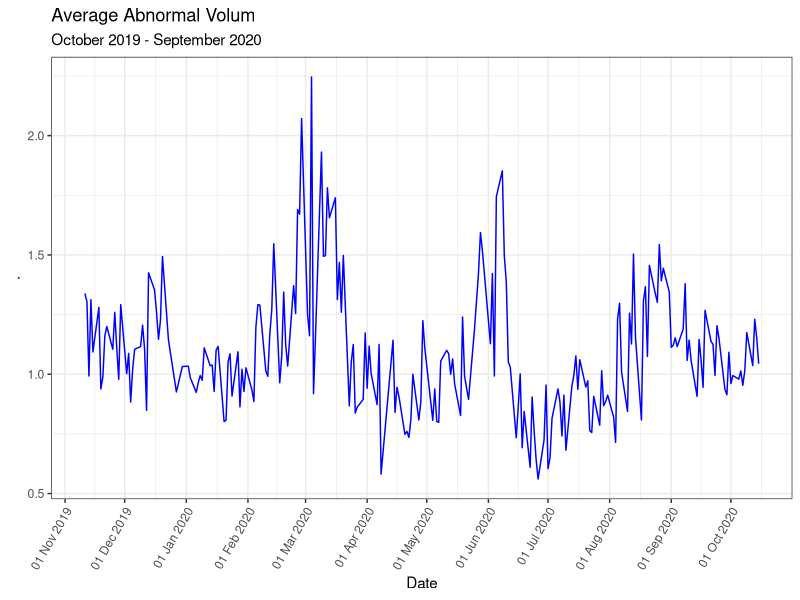
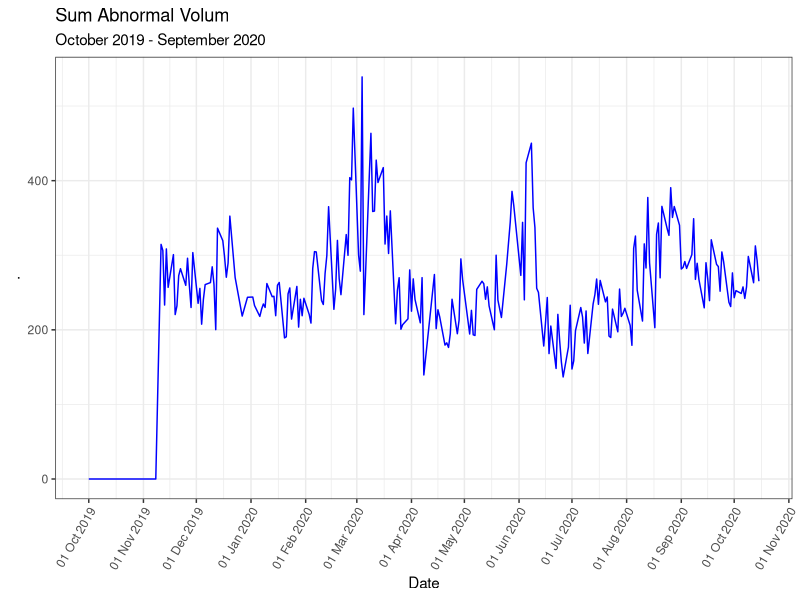

Write R code to recreate these figures, in order. (Note: this script raises an error after producing the figures.)
# Libraries
library(readxl)
library(tidyverse)
library(zoo)

# Load and format data ----------------------------------------------------
stock_data <- read_excel("Stock_data/stock_final.xlsx") %>% as.data.frame()

# Fix problem with mismatching dates
stock_data <- 
  merge(stock_data[,-2], stock_data[,1:2], by=1:2, all.y = T) %>% 
  select(-EQY_SH_OUT)

colnames(stock_data)[2] <- "date"

stock_data$date <- as.Date(stock_data$date, format="%d.%m.%Y")

# Change structure of variables from character to numeric
stock_data[,3:7] <- sapply(stock_data[,3:7],as.numeric)

# Change NA to 0 in volume
stock_data$PX_VOLUME[is.na(stock_data$PX_VOLUME)] <- 0

# Change NA's in PX_LAST to last value of PX_LAST
for (i in unique(stock_data$Security)) {
  stock_data$PX_LAST[stock_data$Security == i] <- na.locf(stock_data$PX_LAST[stock_data$Security == i], na.rm = FALSE)
}


# Same fix for PX_OPEN
for (i in unique(stock_data$Security)) {
  x <- min(as.numeric(row.names(stock_data[stock_data$Security == i,]))) + 1
  z <- max(as.numeric(row.names(stock_data[stock_data$Security == i,])))
  
  for (j in x:z) {
    if (is.na(stock_data$PX_OPEN[j])) {
      stock_data$PX_OPEN[j] <- stock_data$PX_LAST[j-1]
    }
  }
}

# Remove unnecessary variables
rm(i, j, x, z)

# Calculate abnormal returns ----------------------------------------------

# Calculate return 
stock_data$daily_return <- (stock_data$PX_LAST-stock_data$PX_OPEN)/stock_data$PX_OPEN


# Calculate abnormal volume -----------------------------------------------
# Odeen method
for (i in unique(stock_data$Security)) {
  stock_data$AV_ODEEN[stock_data$Security == i] <- stock_data$PX_VOLUME[stock_data$Security == i]/(rollsumr(stock_data$PX_VOLUME[stock_data$Security == i], k = 30, fill = NA)/30)
}

# DellaVigna formula
for (i in unique(stock_data$Security)) {
  stock_data$AV_DV[stock_data$Security == i] <- log(((stock_data$PX_VOLUME[stock_data$Security == i] + lead(stock_data$PX_VOLUME[stock_data$Security == i]))/2)+1) - log(((rollsumr(stock_data$PX_VOLUME[stock_data$Security == i], k = 41, fill = NA)-rollsumr(stock_data$PX_VOLUME[stock_data$Security == i], k = 11, fill = NA))/30)+1)
}

# Average abnormal volume by day
AV_avg <- stock_data %>% 
  select(date, AV_ODEEN) %>% 
  group_by(date) %>% 
  summarise(av.mean = mean(AV_ODEEN, na.rm = T))

stock_data %>% 
  select(date, AV_ODEEN) %>% 
  group_by(date) %>% 
  summarise(av.mean = mean(AV_ODEEN, na.rm = T)) %>%
  na.omit %>% 
  
  ggplot(., aes(x = as.Date(date), y = av.mean)) +
  geom_line(color = "blue") +
  labs(title = "Average Abnormal Volum",
       subtitle = "October 2019 - September 2020",
       x = "Date", y = ".") +
  scale_x_date(date_labels = "%d %b %Y",date_breaks  ="1 month") +
  theme_bw() +
  theme(axis.text.x = element_text(angle = 60, hjust = 1))

# Total abnormal volume by day
stock_data %>% 
  select(date, AV_ODEEN) %>% 
  group_by(date) %>% 
  summarise(av.sum = sum(AV_ODEEN, na.rm = T)) %>%
  na.omit %>% 
  
  ggplot(., aes(x = as.Date(date), y = av.sum)) +
  geom_line(color = "blue") +
  labs(title = "Sum Abnormal Volum",
       subtitle = "October 2019 - September 2020",
       x = "Date", y = ".") +
  scale_x_date(date_labels = "%d %b %Y",date_breaks  ="1 month") +
  theme_bw() +
  theme(axis.text.x = element_text(angle = 60, hjust = 1))


# Data formating for regression -------------------------------------------
# Varaible for month & day
stock_data$month <- format(stock_data$date,"%B")
stock_data$day <- format(stock_data$date,"%A")

# Dummy variable for government announcments
stock_data$gov <- ifelse(stock_data$date %in% government_tv$date, 1, 0)

# Variable for amount of news
news_data_formatted <- news_data %>% 
  select(date, pageviews) %>% 
  mutate(nr_articles = n_distinct(date)) %>% 
  group_by(date) %>% 
  summarise(clicks.sum = sum(pageviews), articles.sum = n()) %>% 
  mutate(clicks_article = clicks.sum/articles.sum)

news_data_formatted$news <- cut(news_data_formatted$clicks_article,
                                quantile(news_data_formatted$clicks_article, c(0, .25, .50, .75, 1)),
                                labels = c("very low", "low", "high", "very high"),
                                include.lowest = TRUE)

# Create the variable in the main dataframe
stock_data$news <- news_data_formatted$news[match(stock_data$date, as.Date(news_data_formatted$date))]

# Variable for amount of corona news
news_data_formatted <- news_corona %>% 
  select(date, pageviews) %>% 
  mutate(nr_articles = n_distinct(date)) %>% 
  group_by(date) %>% 
  summarise(clicks.sum = sum(pageviews), articles.sum = n()) %>% 
  mutate(clicks_article = clicks.sum/articles.sum)

news_data_formatted$news <- cut(news_data_formatted$clicks_article,
                                quantile(news_data_formatted$clicks_article, c(0, .25, .50, .75, 1)),
                                labels = c("very low", "low", "high", "very high"),
                                include.lowest = TRUE)

# Create the variable in the main dataframe
stock_data$news_corona <- news_data_formatted$news[match(stock_data$date, as.Date(news_data_formatted$date))]

# Dummy variable for earnings announcments
# Loading in data
earning_data <- read_csv("Stock_data/earning_data.csv") %>% 
  select(-c(X1,industri, industry))

# Create matching tickers
stock_data$Security <- gsub(" .*$", "", stock_data$Security, ignore.case = T)

# Change column names
colnames(earning_data) <- c("Security", "Name", "date")

# Remove duplicated dates with about 10 days in between
earning_data <- earning_data %>%
  group_by(Security) %>% 
  mutate(DUP = ifelse(abs(difftime(date, lag(date))) <= 10,1,0)) %>% 
  subset(DUP %in%  0| DUP %in%  NA)

# Creates a dataset with only earnings dates in stock data.
stock_data <- right_join(earning_data, stock_data, by = "Security" ) %>% 
  mutate(AD = ifelse(date.x == date.y,1,0)) %>% 
  subset(AD ==1) %>% select(-c(date.y, AD, DUP))

colnames(stock_data[3]) <- "date"

# Drop rows that don't have earnings reports
stock_data <- stock_data[stock_data$earnings == 1,]

# Simple regression
ols(formula, stock_data, weights, subset, na.action=na.delete,
    
    method = "qr", model = FALSE,
    
    x = FALSE, y = FALSE, se.fit = FALSE, linear.predictors = TRUE,
    
    penalty=0, penalty.matrix, tol=1e-7, sigma,
    
    var.penalty=c("simple","sandwich"), ...)

slope <- cor(x, y) * (sd(y) / sd(x))
intercept <- mean(y) - (slope * mean(x))

# Calculating market return
# - weight each stock by market cap?
# - return of each stock
test <- stock_data %>% 
  group_by(date) %>%
  summarize(total_mkt_cap = sum(CUR_MKT_CAP, na.rm = T)) %>% ungroup %>%
  remove_missing() %>% 
  mutate(return = (total_mkt_cap - lag(total_mkt_cap)) / lag(total_mkt_cap)) # lag gives the previous value



# Plots -------------------------------------------------------------------


# Plot of market over time
test %>% ggplot(.,aes(x=date, y=total_mkt_cap/3435)) + #divide by 3435 to make it look similar to that of OSBX
  ylim(550, 900) +
  geom_line() +
  ggtitle("Market over time for all stocks listed on OSBX") +
  labs(y = "Normalized market value") +
  theme_bw()

# Plot of return over time
test %>% ggplot(.,aes(x=date, y=return)) +
  #ylim(550, 900) +
  geom_line() +
  ggtitle("Market return over time for all stocks listed on OSBX") +
  labs(y = "Return") +
  theme_bw()



# Graph of trading volume over time
stock_data %>% 
  group_by(date) %>% 
  summarize(total_volume = sum(PX_VOLUME)) %>% ungroup %>% 
  ggplot(., aes(x=date, y=total_volume/10^6)) +
  geom_line() +
  ggtitle("Total trading volume over time") +
  labs(y = "Million trades", x= "Date") +
  theme_bw()

# Graph of trading volume over time
# Differentiating between company size.

grouped_df <- stock_data %>% 
  group_by(Security) %>%
  summarize(avg_mkt_cap = mean(CUR_MKT_CAP, na.rm = T)) %>%
  remove_missing() %>% 
  mutate(Size_Level = cut(avg_mkt_cap,
                          quantile(avg_mkt_cap, c(0, .50, .75, 1)),
                          labels = c('Small', 'Medium', 'Big'),
                          include.lowest = TRUE)) %>% 
  merge(.,stock_data, by = "Security")  # idk if this is the most efficient way..

# Plot by each category.
# Intrestingly we see that it is the medium sized companies that is deriving most of the volume
grouped_df %>% 
  group_by(date, Size_Level) %>% 
  summarize(total_volume = sum(PX_VOLUME)) %>%
  ggplot(., aes(x=date, y=total_volume/10^6, fill=Size_Level)) +
  geom_area()+
  geom_area(alpha=0.6 , size=.2, colour="black") +
  ggtitle("Total trading volume for different market caps") +
  labs(y = "Million trades") +
  theme_bw()

# Could it be that most of this variation in volume is caused by Norwegian?
tot_vol <- stock_data %>% 
  group_by(Security) %>% 
  summarize(total_volume = sum(PX_VOLUME))
# No.. KOA has had most trades over the period.

tot_vol2 <- stock_data %>% 
  group_by(Security) %>%
  summarize(avg_mkt_cap = mean(CUR_MKT_CAP, na.rm = T)) %>%
  remove_missing() %>% 
  mutate(Size_Level = cut(avg_mkt_cap,
                          quantile(avg_mkt_cap, c(0, .25, .75, 1)),
                          labels = c('Small', 'Medium', 'Big'),
                          include.lowest = TRUE)) %>% 
  merge(.,tot_vol, by = "Security")

# Various plots
# Calculate volatility ----------------------------------------------------
stock_data$PX_LAST <- na.locf(stock_data$PX_LAST) # Replace NAs in PX_LAST with previous non NA value, there may be a problem if first value is NA - need to look at this

# Plots -------------------------------------------------------------------


stock_data$rn <- log(stock_data$PX_LAST/lag(stock_data$PX_LAST))

stock_data <- stock_data[-1,]

stock_data$volatility_calc <- rollmeanr(stock_data$rn, k = 21, fill = NA)

mean(stock_data$rn[2:21])